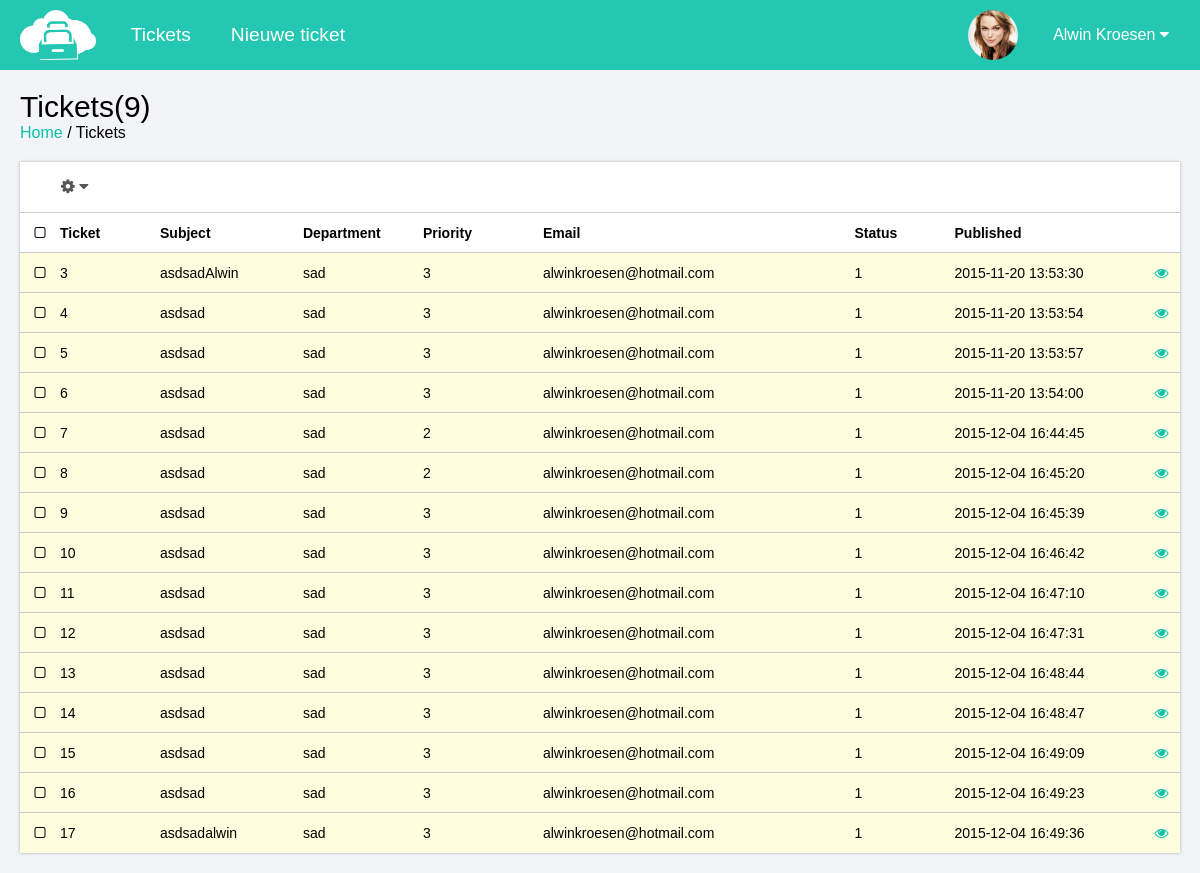
Screenshot of /noAngular/index.php (signed in) with the database file from the repository.
### tables this page shows
CREATE TABLE IF NOT EXISTS `ts_tickets` (
`id` int(10) unsigned NOT NULL,
  `subject` varchar(100) NOT NULL,
  `message` longtext NOT NULL,
  `department` varchar(100) NOT NULL,
  `priority` int(1) NOT NULL,
  `email` varchar(100) NOT NULL,
  `status` int(1) NOT NULL,
  `published` datetime NOT NULL,
  `user` int(5) NOT NULL,
  `working_on` int(5) DEFAULT NULL
);

### noAngular/includes/Security.php (called while the page is built, shortened)
<?php
class Security{
    private $db;
    public function __construct(Core $core, Database $db){
        $this->db = $db;
    }
    public function checksession(){
        $row = false;
        if (isset($_SESSION['ticket-system'])) {
            $theuser = explode("//", $_SESSION['ticket-system']);
            $query = $this->db->doquery("SELECT * FROM {{table}} WHERE username='$theuser[0]' AND password='$theuser[1]'", "users");
            $row = mysqli_fetch_array($query);
        }
        return $row;
    }
}

### noAngular/includes/Database.php (called while the page is built, shortened)
<?php
class Database{
    private $dbsettings = Array(
        "server"        => "localhost",
        "user"          => "root",
        "pass"          => "",
        "name"          => "school",
        "prefix"        => "ts");
    private $mysqli;
    public function opendb() {
        extract($this->dbsettings);
        $this->mysqli = new mysqli($server, $user, $pass, $name);
        return $this->mysqli;
    }
    public function doquery($query, $table) {
        $sqlquery = $this->mysqli->query(str_replace("{{table}}", $this->dbsettings["prefix"] . "_" . $table, $query));
        return $sqlquery;
    }
}

### noAngular/includes/Tickets.php (the view, shortened to what this page needs)
<?php
class Tickets {
    private $db;
    private $user;
    public function __construct(Core $core, Database $db, $user){
        $this->db = $db;
        $this->user = $user;
    }
    public function getAll(){
        echo '
            <div class="panel">
                <header>
                    <div class="settings">
                        <i class="fa fa-cog"></i>
                        <i class="fa fa-caret-down"></i>
                    </div>
                </header>
                <table>
                    <tr>
                        <th><i class="fa fa-square-o checkBox" onclick="changeCheckAll(this)" style="cursor: pointer;"></i></th>
                        <th>Ticket</th>
                        <th>Subject</th>
                        <th>Department</th>
                        <th>Priority</th>
                        <th>Email</th>
                        <th>Status</th>
                        <th>Published</th>
                        <th></th>
                    </tr>
            ';
        if($this->user['role'] == 2){
            $result = $this->db->doquery("SELECT * FROM {{table}} LIMIT 0,20","tickets");
        }elseif($this->user['role'] == 1){
            $result = $this->db->doquery("SELECT * FROM {{table}} WHERE working_on='".$this->user['id']."' OR working_on=NULL LIMIT 0,20","tickets");
        }else{
            $result = $this->db->doquery("SELECT * FROM {{table}} WHERE user='".$this->user['id']."' LIMIT 0,20","tickets");
        }
        while($row = mysqli_fetch_array($result)){
            echo '
            <tr class="active">
                <td><i class="fa fa-square-o checkBox" onclick="changeCheck(this)" style="cursor: pointer;"></i></td>
                    <td>'.$row["id"].'</td>
                    <td>'.$row["subject"].'</td>
                    <td>'.$row["department"].'</td>
                    <td>'.$row["priority"].'</td>
                    <td>'.$row["email"].'</td>
                    <td>'.$row["status"].'</td>
                    <td>'.$row["published"].'</td>
                    <td><a href="?view=' . $row['id'] . '" class="fa fa-eye"></a></td>
                <td></td>
            </tr>
          ';
        }
        echo '
                </table>
            </div>
	';
    }
}

### noAngular/index.php (shortened to what this page needs)
<?php
require_once("includes/Database.php");
require_once("includes/Security.php");
$core = new Core();
$db = new Database();
$db->opendb();
$security = new Security($core, $db);
$user = $security->checksession();
function menuItems($items){
    $menu = [
        "home" => [
            "text" => "Tickets",
            "link" => "?",
        ],
        "newTicket" => [
            "text" => "Nieuwe ticket",
            "link" => "?newTicket",
        ],
    ];
    for($i=0;$i<count($items);$i++){
        echo '<li><a href="'.$menu[$items[$i]]['link'].'">'.$menu[$items[$i]]['text'].'</a></li>';
    }
}
?>
<!DOCTYPE html>
<html lang="en">
<head>
    <link rel="stylesheet" href="https://maxcdn.bootstrapcdn.com/font-awesome/4.5.0/css/font-awesome.min.css">
    <link rel="stylesheet" href="css/base.css" />
</head>
<body>
    <header class="main">
        <img src="images/logo.jpg" class="logo" />
        <ul class="head-menu">
            <?php
                if($user['role'] == 1){
                    menuItems(["newTicket"]);
                }else{
                    menuItems(["home","newTicket"]);
                }
            ?>
        </ul>
        <div class="account">
            <div class="account-img" style="background-image: url('images/women.jpg');"></div>
            <div id="acc-select">
                <a class="name">Alwin Kroesen <i class="fa fa-caret-down"></i></a>
            </div>
        </div>
    </header>
    <section>
        <article>
            <h1>Tickets(9)</h1>
            <span class="breadcrumb">
                <a href="#home">Home</a> / Tickets
            </span>
                    <?php
                        if(isset($_GET['view'])){
                            require_once("includes/Tickets.php");
                            $tickets = new Tickets($core, $db, $user);
                            $tickets->view($_GET['view']);
                        }elseif(isset($_GET['delete'])){
                            require_once("includes/Tickets.php");
                            $tickets = new Tickets($core, $db, $user);
                            $tickets->delete($_GET['delete']);
                            $tickets->getAll();
                        }elseif(isset($_GET['edit'])){
                            require_once("includes/Tickets.php");
                            $tickets = new Tickets($core, $db, $user);
                            $tickets->edit($_GET['edit']);
                        }elseif(isset($_GET['working_on'])){
                            require_once("includes/Tickets.php");
                            $tickets = new Tickets($core, $db, $user);
                            $tickets->workingOn($_GET['working_on']);
                        }elseif(isset($_GET['newTicket'])){
                            require_once("includes/Tickets.php");
                            $tickets = new Tickets($core, $db, $user);
                            $tickets->newTicket();
                        }else{
                            require_once("includes/Tickets.php");
                            $tickets = new Tickets($core, $db, $user);
                            $tickets->getAll();
                        }
                    ?>
        </article>
    </section>
</body>
</html>

### noAngular/css/base.css (style rules this page uses)
* { margin: 0; padding: 0; }
html, body { height: 100%; width: 100%; font-family: "Helvetica", "Helvetica Neue", Helvetica, Arial, sans-serif; background: #F3F4F8; }
h1 { font-weight: normal; font-size: 30px; }
a { text-decoration: none; color: #0cc2aa; }
header.main { position: absolute; top: 0; left: 0; width: 100%; background-color: #24C8B2; height: 70px; }
header.main .logo { position: relative; display: inline-block; height: 50px; margin: 10px 10px 10px 20px; }
header.main ul.head-menu { display: inline-block; position: relative; vertical-align: top; height: 70px; }
header.main ul.head-menu li { display: inline-block; list-style-type: none; font-size: 1.2em; position: relative; }
header.main ul.head-menu li a { display: inline-block; padding: 0 20px; height: 70px; line-height: 70px; text-decoration: none; color: #FFF; }
header.main ul.head-menu li a:before { content: ""; position: absolute; left: 50%; top: 50%; width: 0; height: 0; background: rgba(255,255,255,0); transition: 500ms; }
header.main .account { position: absolute; right: 0; top: 0; height: 70px; }
header.main .account .account-img { display: inline-block; height: 50px; width: 50px; margin: 10px; border-radius: 50%; background-size: cover; background-position: center; }
header.main .account #acc-select { display: inline-block; vertical-align: top; }
header.main .account #acc-select a.name { display: inline-block; vertical-align: top; border-radius: 5px; border: none; padding: 5px 10px; font-size: 16px; margin: 21px; margin-left: 11px; color: #FFFFFF; cursor: pointer; text-align: center; }
section { position: relative; top: 70px; width: 100%; z-index: 5; }
section article { padding: 20px; }
section article .panel { margin-top: 20px; width: 100%; background: #FFFFFF; -webkit-box-shadow: 0 0 3px #aaa; -moz-box-shadow: 0 0 3px #aaa; box-shadow: 0 0 3px #aaa; }
section article .panel header { height: 50px; }
section article .panel .settings { display: inline-block; font-size: 16px; padding: 4px 11px; margin: 12px 30px; -webkit-border-radius: 5px; -moz-border-radius: 5px; border-radius: 5px; cursor: pointer; color: #555; }
section article .panel table { width: 100%; border-collapse: collapse; font-size: 14px; }
section article .panel table tr { border-top: solid 1px #CCC; height: 40px; }
section article .panel table tr.active { background: #FEFEDE; }
section article .panel table tr td:nth-child(1) { text-align: center; }
section article .panel table tr th:nth-child(1) { width: 40px; }
section article .panel table tr th:nth-child(2) { width: 100px; text-align: left; }
section article .panel table tr th:nth-child(3) { text-align: left; }
section article .panel table tr th:nth-child(4) { width: 120px; text-align: left; }
section article .panel table tr th:nth-child(5) { width: 120px; text-align: left; }
section article .panel table tr th:nth-child(6) { text-align: left; }
section article .panel table tr th:nth-child(7) { width: 100px; text-align: left; }
section article .panel table tr th:nth-child(8) { width: 200px; text-align: left; }

### rows the page displays
ts_tickets: id "3", subject "asdsadAlwin", department "sad", priority "3", email "alwinkroesen@hotmail.com", status "1", published "2015-11-20 13:53:30"
ts_tickets: id "4", subject "asdsad", department "sad", priority "3", email "alwinkroesen@hotmail.com", status "1", published "2015-11-20 13:53:54"
ts_tickets: id "5", subject "asdsad", department "sad", priority "3", email "alwinkroesen@hotmail.com", status "1", published "2015-11-20 13:53:57"
ts_tickets: id "6", subject "asdsad", department "sad", priority "3", email "alwinkroesen@hotmail.com", status "1", published "2015-11-20 13:54:00"
ts_tickets: id "7", subject "asdsad", department "sad", priority "2", email "alwinkroesen@hotmail.com", status "1", published "2015-12-04 16:44:45"
ts_tickets: id "8", subject "asdsad", department "sad", priority "2", email "alwinkroesen@hotmail.com", status "1", published "2015-12-04 16:45:20"
ts_tickets: id "9", subject "asdsad", department "sad", priority "3", email "alwinkroesen@hotmail.com", status "1", published "2015-12-04 16:45:39"
ts_tickets: id "10", subject "asdsad", department "sad", priority "3", email "alwinkroesen@hotmail.com", status "1", published "2015-12-04 16:46:42"
ts_tickets: id "11", subject "asdsad", department "sad", priority "3", email "alwinkroesen@hotmail.com", status "1", published "2015-12-04 16:47:10"
ts_tickets: id "12", subject "asdsad", department "sad", priority "3", email "alwinkroesen@hotmail.com", status "1", published "2015-12-04 16:47:31"
ts_tickets: id "13", subject "asdsad", department "sad", priority "3", email "alwinkroesen@hotmail.com", status "1", published "2015-12-04 16:48:44"
ts_tickets: id "14", subject "asdsad", department "sad", priority "3", email "alwinkroesen@hotmail.com", status "1", published "2015-12-04 16:48:47"
ts_tickets: id "15", subject "asdsad", department "sad", priority "3", email "alwinkroesen@hotmail.com", status "1", published "2015-12-04 16:49:09"
ts_tickets: id "16", subject "asdsad", department "sad", priority "3", email "alwinkroesen@hotmail.com", status "1", published "2015-12-04 16:49:23"
ts_tickets: id "17", subject "asdsadalwin", department "sad", priority "3", email "alwinkroesen@hotmail.com", status "1", published "2015-12-04 16:49:36"

### other values shown
$menu[$items[$i]]['text'] "Tickets"
$menu[$items[$i]]['text'] "Nieuwe ticket"
